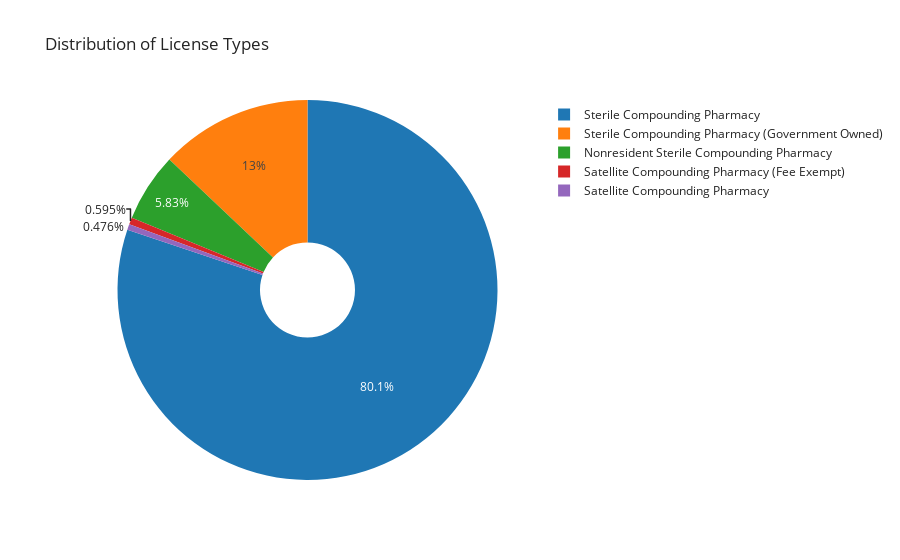

Source (notebook cell):
### Code cell
fig_donut_license_type = px.pie(license_counts, names='License Type', values='Count', title='Distribution of License Types', hole = 0.25, labels = {'License Type': 'Type of License', 'Count' : 'Number of Licenses'}, template='simple_white')
fig_donut_license_type.show()

### Figure 1 — Plotly figure (JSON) as saved in the notebook; plotly's stock layout.template omitted (floating-point values rounded to 4 significant figures)
{"data": [{"domain": {"x": [0.0, 1.0], "y": [0.0, 1.0]}, "hole": 0.25, "hovertemplate": "Type of License=%{label}<br>Number of Licenses=%{value}<extra></extra>", "labels": ["Sterile Compounding Pharmacy", "Sterile Compounding Pharmacy (Government Owned)", "Nonresident Sterile Compounding Pharmacy", "Satellite Compounding Pharmacy (Fee Exempt)", "Satellite Compounding Pharmacy"], "legendgroup": "", "name": "", "showlegend": true, "values": [674, 109, 49, 5, 4], "type": "pie"}], "layout": {"legend": {"tracegroupgap": 0}, "title": {"text": "Distribution of License Types"}}}
